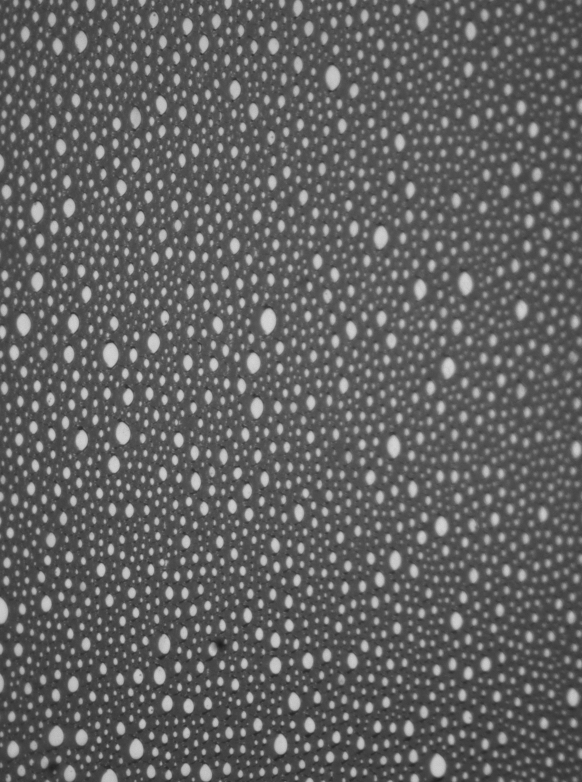
#> input picture data/304910.png, 582 x 782 px; its folder holds only this picture in this run
$ python -i foam_image_analysis_functions.py   (imports and definitions only)
#> lines starting #> are read from the running program, lines starting #| are printed output that depends on the picture
# -*- coding: utf-8 -*-
"""
Created on Mon Feb  6 16:59:42 2023

@author: Leonardo Chiappisi (Institut Laue-Langevin)
"""

import pandas as pd
import numpy as np
# from PIL import Image
import matplotlib.pyplot as plt
import matplotlib.patches as patches
import matplotlib.gridspec as gridspec
import cv2   #install opencv-python
from skimage.draw import line
from lmfit import minimize, Parameters, fit_report
import random, math

import os
import gc
import glob


def resize(img):
    img_resized = cv2.resize(img, None, fx=1.41, fy=1.0)
    return img_resized


##### function to load and convert image
# [163 lines left out: functions load_and_convert_image, analyse_contours, reject_borders, calc_liquid_volume_fraction, not called in this run]


def skeleton(img):
    '''
    This function takes a binary image as input and returns a skeletonized version of it.
    The algorithm is based on the paper "Skeletonization using Zone Filling" by T.Y. ZHANG and C. Y. SUEN.
    The algorithm is implemented in 4 steps:
    1. Create an empty skeleton
    2. Open the image
    3. Subtract open from the original image
    4. Erode the original image and refine the skeleton
    5. If there are no white pixels left ie.. the image has been completely eroded, quit the loop
    The function returns the skeletonized image.
    '''
    # Step 1: Create an empty skeleton
    # size = np.size(img)
    skel = np.zeros(img.shape, np.uint8)
    img = cv2.bitwise_not(img)
    # Get a Cross Shaped Kernel
    element = cv2.getStructuringElement(cv2.MORPH_CROSS, (3,3))

    # Repeat steps 2-4
    while True:
        #Step 2: Open the image
        open = cv2.morphologyEx(img, cv2.MORPH_OPEN, element)
        #Step 3: Substract open from the original image
        temp = cv2.subtract(img, open)
        #Step 4: Erode the original image and refine the skeleton
        eroded = cv2.erode(img, element)
        skel = cv2.bitwise_or(skel,temp)
        img = eroded.copy()
        # Step 5: If there are no white pixels left ie.. the image has been completely eroded, quit the loop
        if cv2.countNonZero(img)==0:
            break
    skel2 = cv2.bitwise_not(skel)
    #cv2.waitKey(0)
    return skel, skel2

# [209 lines left out: functions calc_specific_area, find_countours, calc_PB_border_radius, plot_region_of_interest, not called in this run]


    # img = img[ROI[0][0]:ROI[0][1],ROI[1][0]:ROI[1][1]]

>>> import cv2
>>> picture = cv2.imread('data/304910.png')
#> picture is the input picture: shape (782, 582, 3); min 28, max 214, mean 97.7
>>> result = skeleton(picture)
#> in skeleton, `img = cv2.bitwise_not(img)`:
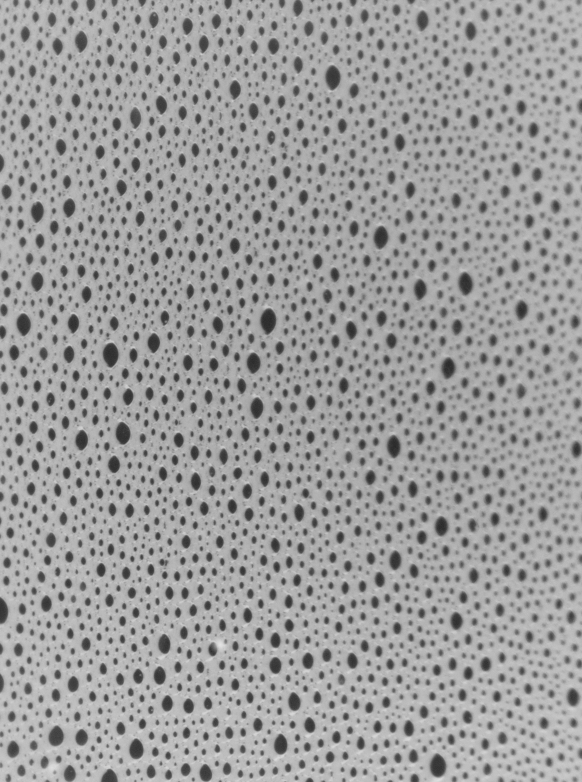
#> img: shape (782, 582, 3); min 41, max 227, mean 157.3
#> the loop in skeleton, `while True:` made 1 pass
#> pass 1, in skeleton, `temp = cv2.subtract(img, open)`:
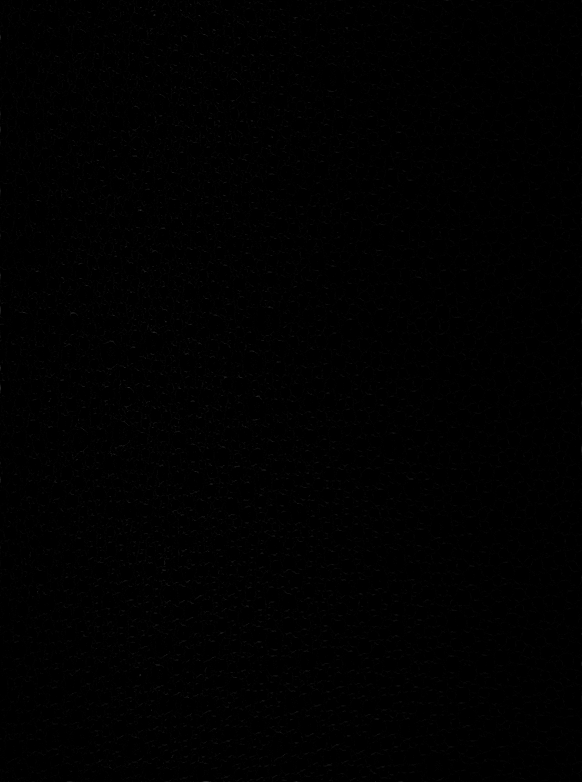
#> temp: shape (782, 582, 3); min 0, max 43, mean 0.9
#> pass 1, in skeleton, `eroded = cv2.erode(img, element)`:
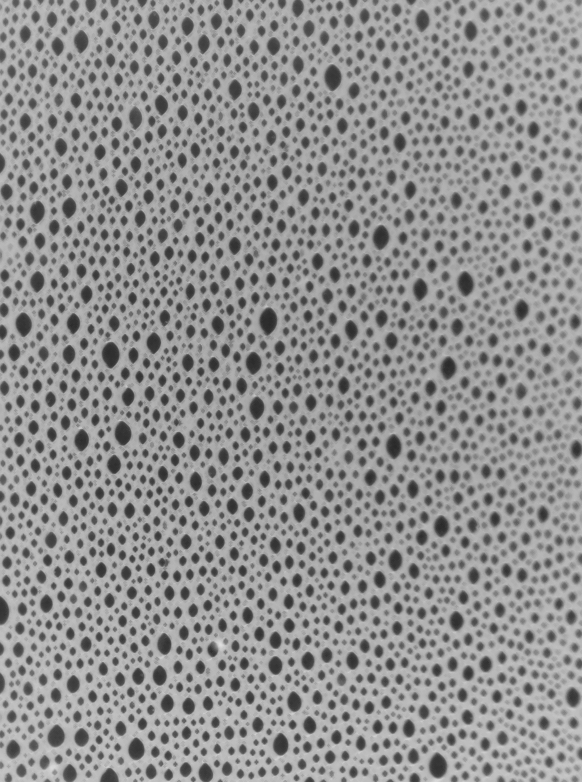
#> eroded: shape (782, 582, 3); min 41, max 223, mean 145
#> (the run stopped early here; a loop or call above may not have finished)

$ run again, on data/304912.png
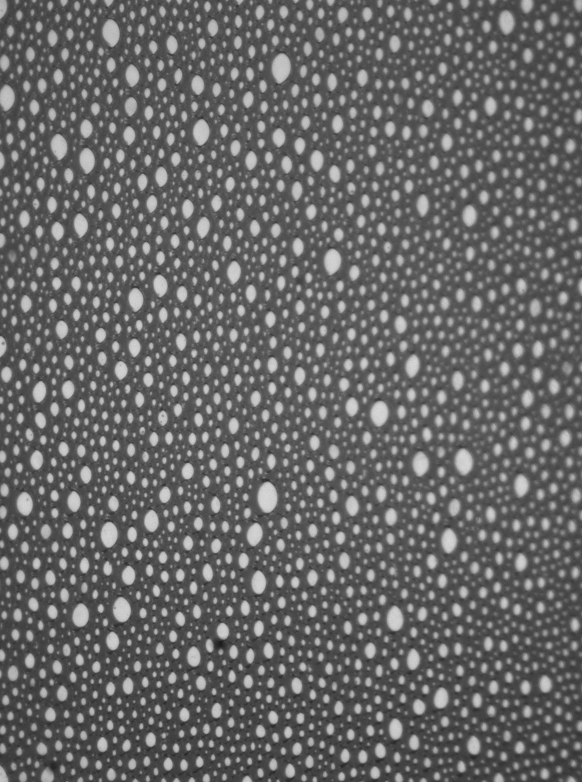
#> input picture data/304912.png, 582 x 782 px
#> picture is the input picture: shape (782, 582, 3); min 27, max 217, mean 103.6
#> in skeleton, `img = cv2.bitwise_not(img)`:
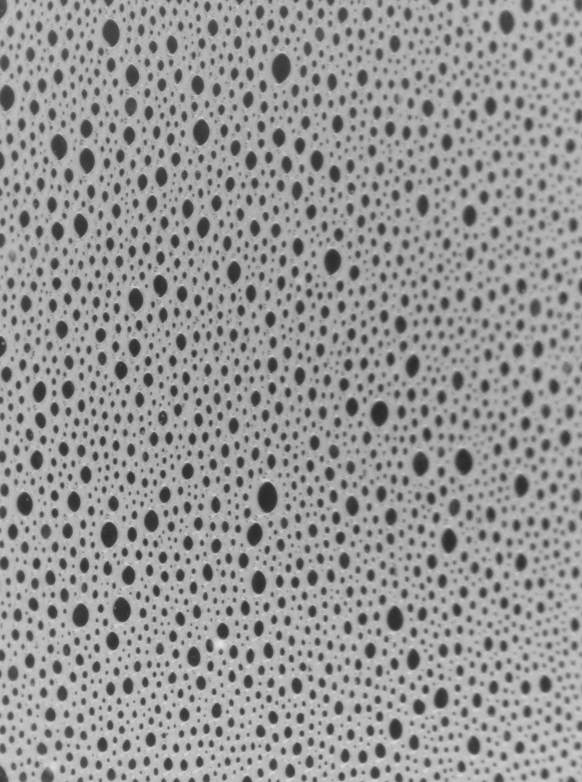
#> img: shape (782, 582, 3); min 38, max 228, mean 151.4
#> the loop in skeleton, `while True:` made 1 pass
#> pass 1, in skeleton, `eroded = cv2.erode(img, element)`:
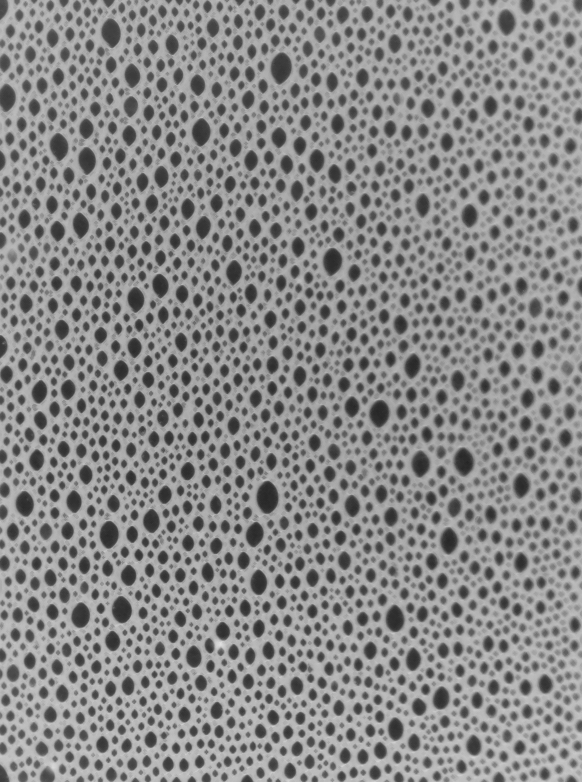
#> eroded: shape (782, 582, 3); min 38, max 225, mean 138.3

$ run again, on data/304930.png
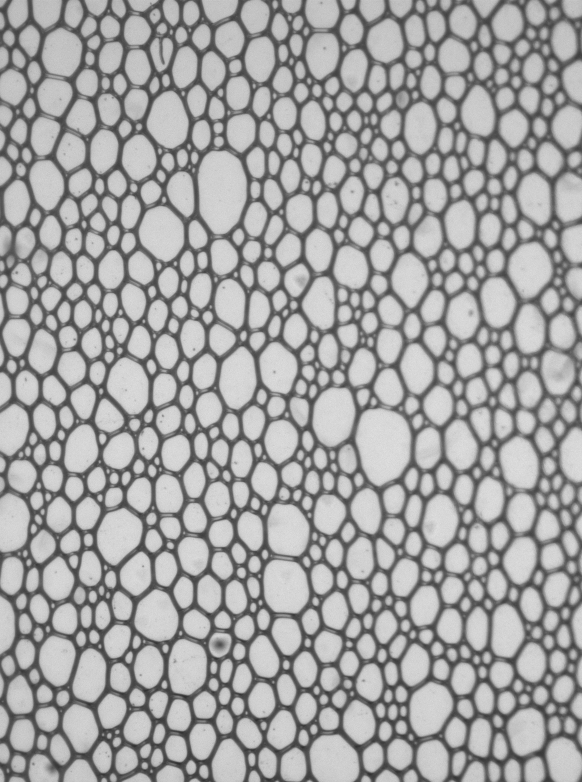
#> input picture data/304930.png, 582 x 782 px
#> picture is the input picture: shape (782, 582, 3); min 48, max 224, mean 162.1
#> in skeleton, `img = cv2.bitwise_not(img)`:
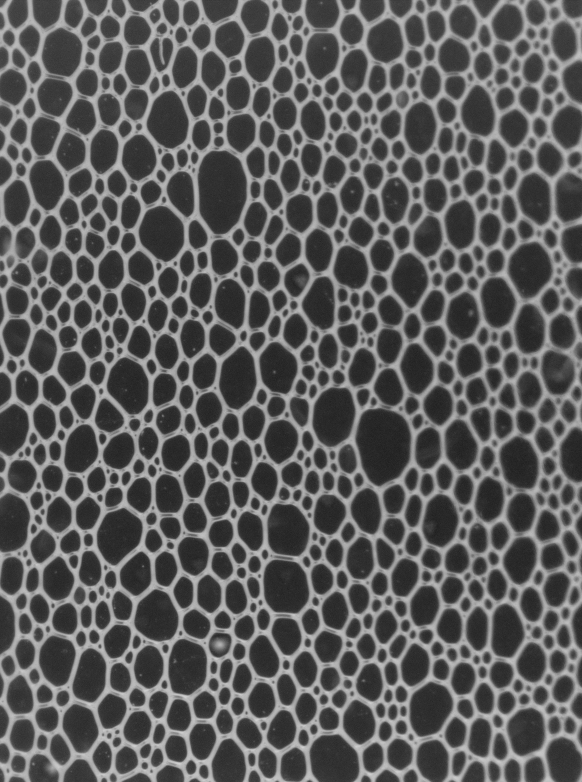
#> img: shape (782, 582, 3); min 31, max 207, mean 92.9
#> the loop in skeleton, `while True:` made 1 pass
#> pass 1, in skeleton, `eroded = cv2.erode(img, element)`:
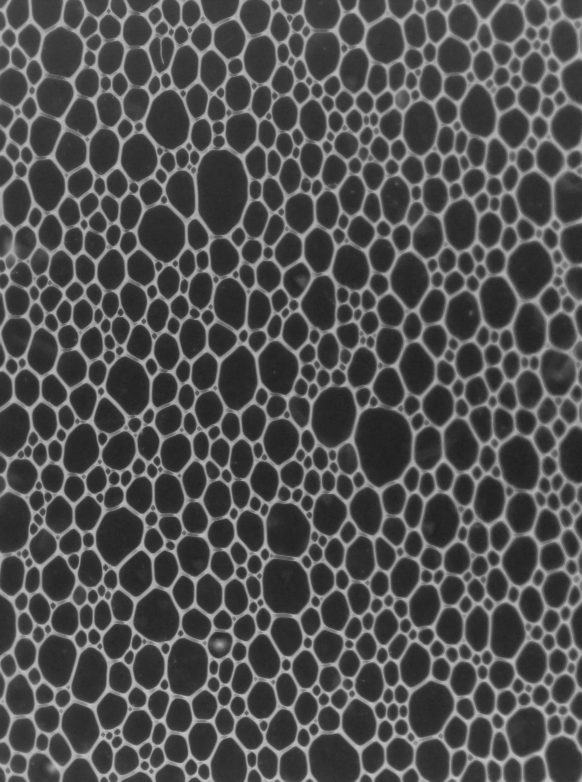
#> eroded: shape (782, 582, 3); min 31, max 196, mean 80.1

$ run again, on data/304966.png
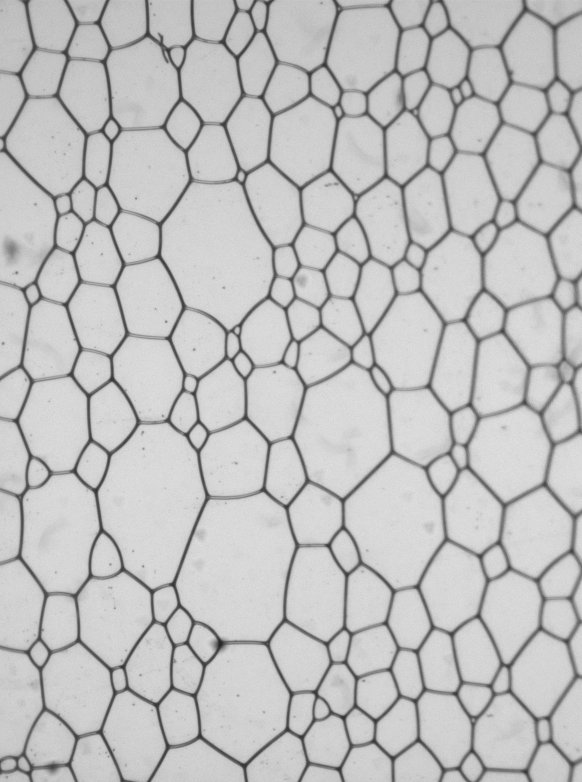
#> input picture data/304966.png, 582 x 782 px
#> picture is the input picture: shape (782, 582, 3); min 35, max 225, mean 192.4
#> in skeleton, `img = cv2.bitwise_not(img)`:
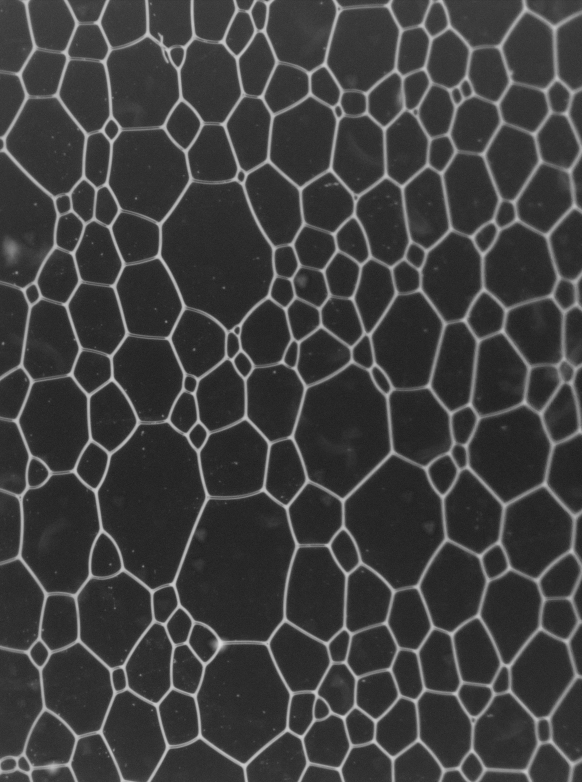
#> img: shape (782, 582, 3); min 30, max 220, mean 62.6
#> the loop in skeleton, `while True:` made 1 pass
#> pass 1, in skeleton, `eroded = cv2.erode(img, element)`:
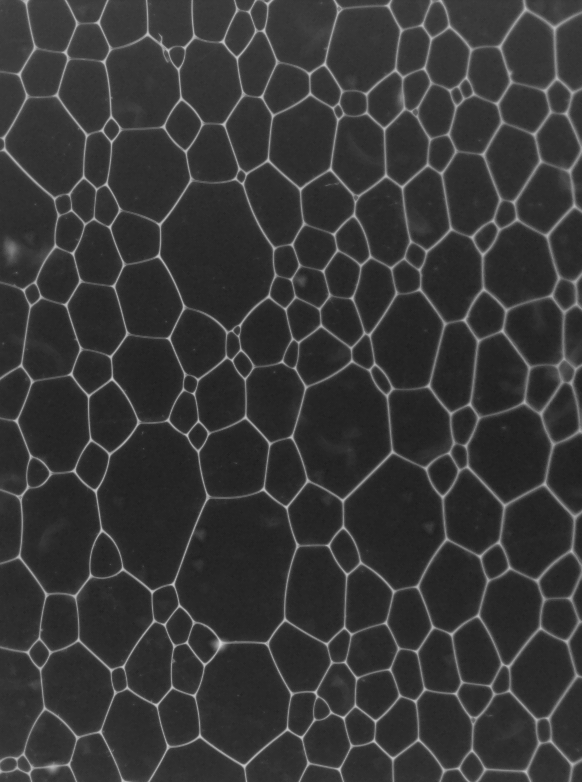
#> eroded: shape (782, 582, 3); min 30, max 211, mean 54.8
